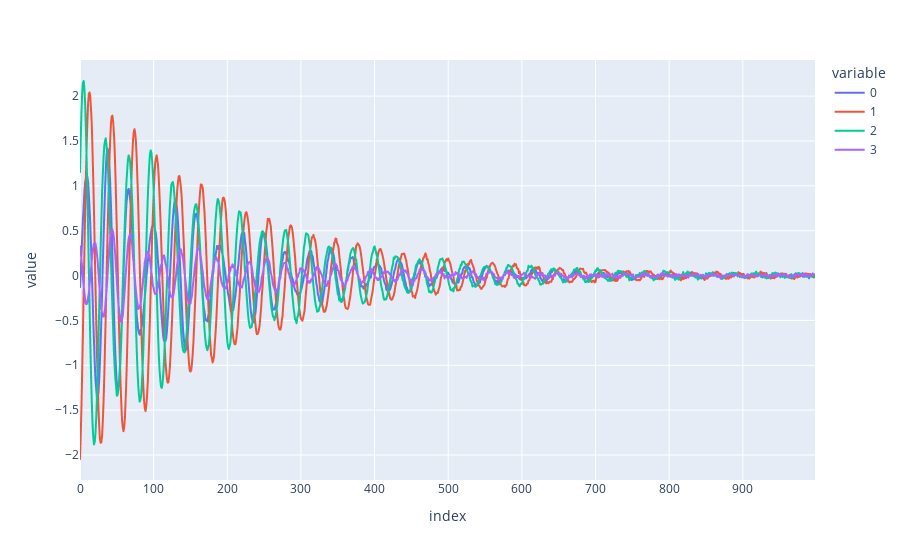

Notebook code for this chart:
### Code cell
px.line(X2.T)

### Figure 1 — Plotly figure (JSON) as saved in the notebook; plotly's stock layout.template omitted (floating-point values rounded to 4 significant figures; data arrays with more than 128 entries replaced by an {"elided": "..."} marker saying what was removed)
{"data": [{"hovertemplate": "variable=0<br>index=%{x}<br>value=%{y}<extra></extra>", "legendgroup": "0", "line": {"color": "#636efa", "dash": "solid"}, "marker": {"symbol": "circle"}, "mode": "lines", "name": "0", "showlegend": true, "type": "scattergl", "x": {"elided": "999 int values"}, "xaxis": "x", "y": {"elided": "999 float values"}, "yaxis": "y"}, {"hovertemplate": "variable=1<br>index=%{x}<br>value=%{y}<extra></extra>", "legendgroup": "1", "line": {"color": "#EF553B", "dash": "solid"}, "marker": {"symbol": "circle"}, "mode": "lines", "name": "1", "showlegend": true, "type": "scattergl", "x": {"elided": "999 int values"}, "xaxis": "x", "y": {"elided": "999 float values"}, "yaxis": "y"}, {"hovertemplate": "variable=2<br>index=%{x}<br>value=%{y}<extra></extra>", "legendgroup": "2", "line": {"color": "#00cc96", "dash": "solid"}, "marker": {"symbol": "circle"}, "mode": "lines", "name": "2", "showlegend": true, "type": "scattergl", "x": {"elided": "999 int values"}, "xaxis": "x", "y": {"elided": "999 float values"}, "yaxis": "y"}, {"hovertemplate": "variable=3<br>index=%{x}<br>value=%{y}<extra></extra>", "legendgroup": "3", "line": {"color": "#ab63fa", "dash": "solid"}, "marker": {"symbol": "circle"}, "mode": "lines", "name": "3", "showlegend": true, "type": "scattergl", "x": {"elided": "999 int values"}, "xaxis": "x", "y": {"elided": "999 float values"}, "yaxis": "y"}], "layout": {"legend": {"title": {"text": "variable"}, "tracegroupgap": 0}, "margin": {"t": 60}, "xaxis": {"anchor": "y", "domain": [0, 1], "title": {"text": "index"}}, "yaxis": {"anchor": "x", "domain": [0, 1], "title": {"text": "value"}}}}
